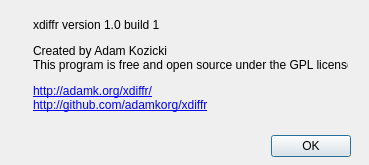
<?xml version="1.0" encoding="UTF-8"?>
<ui version="4.0">
 <class>AboutDlg</class>
 <widget class="QDialog" name="AboutDlg">
  <property name="geometry">
   <rect>
    <x>0</x>
    <y>0</y>
    <width>369</width>
    <height>165</height>
   </rect>
  </property>
  <property name="windowTitle">
   <string>About xdiffr</string>
  </property>
  <widget class="QDialogButtonBox" name="buttonBox">
   <property name="geometry">
    <rect>
     <x>10</x>
     <y>130</y>
     <width>341</width>
     <height>32</height>
    </rect>
   </property>
   <property name="orientation">
    <enum>Qt::Horizontal</enum>
   </property>
   <property name="standardButtons">
    <set>QDialogButtonBox::Ok</set>
   </property>
  </widget>
  <widget class="QWidget" name="horizontalLayoutWidget">
   <property name="geometry">
    <rect>
     <x>20</x>
     <y>0</y>
     <width>328</width>
     <height>131</height>
    </rect>
   </property>
   <layout class="QHBoxLayout" name="horizontalLayout">
    <item>
     <widget class="QLabel" name="labelIcon">
      <property name="text">
       <string/>
      </property>
      <property name="pixmap">
       <pixmap resource="xdiffr.qrc">:/resources/images/res/xdiffr.png</pixmap>
      </property>
     </widget>
    </item>
    <item>
     <widget class="QLabel" name="label">
      <property name="text">
       <string>&lt;html&gt;&lt;head/&gt;&lt;body&gt;&lt;p&gt;xdiffr version 1.0 build 1&lt;/p&gt;&lt;p&gt;Created by Adam Kozicki&lt;br/&gt;This program is free and open source under the GPL license.&lt;/p&gt;&lt;p&gt;&lt;a href=&quot;http://adamk.org/xdiffr/&quot;&gt;&lt;span style=&quot; text-decoration: underline; color:#0000ff;&quot;&gt;http://adamk.org/xdiffr/&lt;br/&gt;&lt;/span&gt;&lt;/a&gt;&lt;a href=&quot;http://github.com/adamkorg/xdiffr&quot;&gt;&lt;span style=&quot; text-decoration: underline; color:#0000ff;&quot;&gt;http://github.com/adamkorg/xdiffr&lt;/span&gt;&lt;/a&gt;&lt;/p&gt;&lt;/body&gt;&lt;/html&gt;</string>
      </property>
     </widget>
    </item>
   </layout>
  </widget>
 </widget>
 <resources>
  <include location="xdiffr.qrc"/>
 </resources>
 <connections>
  <connection>
   <sender>buttonBox</sender>
   <signal>accepted()</signal>
   <receiver>AboutDlg</receiver>
   <slot>accept()</slot>
   <hints>
    <hint type="sourcelabel">
     <x>248</x>
     <y>254</y>
    </hint>
    <hint type="destinationlabel">
     <x>157</x>
     <y>274</y>
    </hint>
   </hints>
  </connection>
  <connection>
   <sender>buttonBox</sender>
   <signal>rejected()</signal>
   <receiver>AboutDlg</receiver>
   <slot>reject()</slot>
   <hints>
    <hint type="sourcelabel">
     <x>316</x>
     <y>260</y>
    </hint>
    <hint type="destinationlabel">
     <x>286</x>
     <y>274</y>
    </hint>
   </hints>
  </connection>
 </connections>
</ui>
